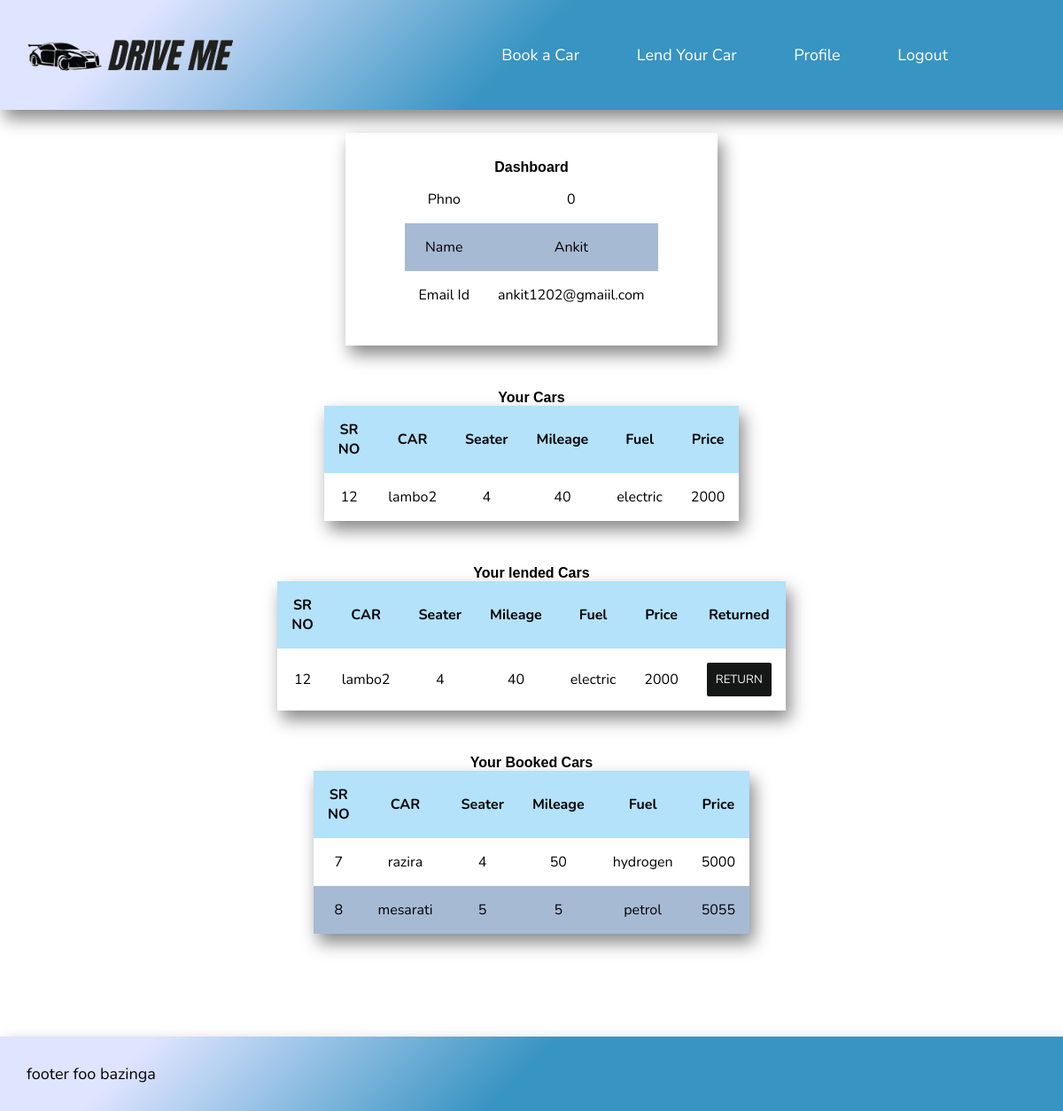
The app's page /profile (signed in) with its own data.
### tables this page shows
CREATE TABLE "users" (
	"phno"	INTEGER UNIQUE,
	"name"	TEXT,
	"password"	TEXT,
	"email"	TEXT,
	PRIMARY KEY("phno")
);

CREATE TABLE "cars" (
	"car_id"	INTEGER UNIQUE,
	"car_name"	TEXT,
	"owner_phno"	INTEGER,
	"seater"	INTEGER,
	"mileage"	NUMERIC,
	"fuel_type"	TEXT,
	"price"	NUMERIC,
	"available"	INTEGER,
	PRIMARY KEY("car_id" AUTOINCREMENT)
);

### driveMe/driveMe.py (the view)
@driveMe.route('/profile')
def profile():
    if "user" in session:
        conn = sqlite3.connect("database.db")
        cur = conn.cursor()
        phno = int(session["user"])
        data1 = []
        data2 = []
        data3 = []
        data4 = []
        try:
            data1 =cur.execute("SELECT car_id,car_name,seater,mileage,fuel_type,price  FROM cars WHERE owner_phno = {a}".format(a=phno)).fetchall()
            data2=cur.execute("SELECT phno,name,email FROM users WHERE phno={a}".format(a=phno)).fetchall()
        except:
            data1=[]
            data2 =[]
        try:
            car_id_lended=(cur.execute("SELECT car_id FROM transactions WHERE lender_id={a} AND returned=0".format(a=phno)).fetchall())
            for i in car_id_lended:
                data3.append(cur.execute("SELECT car_id,car_name,seater,mileage,fuel_type,price FROM cars WHERE car_id={a}".format(a=i[0])).fetchall())
        except:
            data3 = []
        try:
            car_id_borrowed=(cur.execute("SELECT car_id FROM transactions WHERE borrower_id={a} AND returned=0".format(a=phno)).fetchall())
            for i in car_id_borrowed:
                data4.append(cur.execute("SELECT car_id,car_name,seater,mileage,fuel_type,price FROM cars WHERE car_id={a}".format(a=i[0])).fetchall())
        except:
            data4 = []
        return render_template("profile.html", cars=data1,user=data2,lended_cars=data3,borrowed_cars=data4  )
    else:
        return redirect(url_for('auth.login'))

### driveMe/templates/profile.html (shortened to what this page needs)
<!DOCTYPE html>
<html lang="en">
<head>
    <link rel="stylesheet" href="{{url_for('static',filename='css/profile.css')}}">
</head>
<body>
    <header>
        <img src="{{url_for('static', filename='img/logo.png')}}"Company Logo"
        class="company-logo">
        <nav class="navbar">
            <ul>
                <li class="nav-link"><a href="/book">Book a Car</a></li>
                <li class="nav-link"><a href="{{url_for('driveMe.lend')}}">Lend Your Car</a></li>
                <li class="nav-link"><a href="/profile">Profile</li>
                <li style="color: rgb(44, 44, 165);"><a href="{{url_for('auth.logout')}}">Logout</a></li>
            </ul>
        </nav>
    </header>
    <div class="details">
        <table class = "dashboard">
            <caption>Dashboard</caption>
            <tbody>
                <tr>
                    <td>
                        Phno
                    </td>
                    <td>
                        {{user[0][0]}}
                    </td>
                </tr>
                <tr>
                    <td>
                        Name
                    </td>
                    <td>
                        {{user[0][1]}}
                    </td>
                </tr>
                <tr>
                   <td>
                    Email Id
                   </td>
                   <td>
                    {{user[0][2]}}
                   </td>
                </tr>
            </tbody>
        </table>
    </div>
    <div class="profile">
        <table class="sec1">
            <caption>Your Cars</caption>
            <tr style="background-color:rgb(179, 226, 250) ">
                <th>SR NO </th>
                <th>CAR</th>
                <th>Seater</th>
                <th>Mileage</th>
                <th>Fuel</th>
                <th>Price</th>
            </tr>
            <tbody>
                {% for data1 in cars %}
                <tr>
                    <td>{{data1[0]}}</td>
                    <td>{{data1[1]}}</td>
                    <td>{{data1[2]}}</td>
                    <td>{{data1[3]}}</td>
                    <td>{{data1[4]}}</td>
                    <td>{{data1[5]}}</td>
                </tr>
                {% endfor %}
            </tbody>
        </table>
        <table class="sec2">
            <caption>Your lended Cars</caption>
            <tr style="background-color:rgb(179, 226, 250) ">
                <th>SR NO </th>
                <th>CAR</th>
                <th>Seater</th>
                <th>Mileage</th>
                <th>Fuel</th>
                <th>Price</th>
                <th>Returned</th>
            </tr>
            <tbody>
                {% for data in lended_cars %}
                <tr>
                    <td>{{data[0][0]}}</td>
                    <td>{{data[0][1]}}</td>
                    <td>{{data[0][2]}}</td>
                    <td>{{data[0][3]}}</td>
                    <td>{{data[0][4]}}</td>
                    <td>{{data[0][5]}}</td>
                    <td>
                        <form action="{{url_for('driveMe.returned_button')}}" method='POST'>
                            <button type="submit" value="{{data[0][0]}}" name="car_id">RETURN</button>
                        </form>
                    </td>
                </tr>
                {% endfor %}
            </tbody>
        </table>
        <table class="sec3">
            <caption>Your Booked Cars</caption>
            <tr style="background-color:rgb(179, 226, 250) ">
                <th>SR NO </th>
                <th>CAR</th>
                <th>Seater</th>
                <th>Mileage</th>
                <th>Fuel</th>
                <th>Price</th>
            </tr>
            <tbody>
                {% for data in borrowed_cars %}
                <tr>
                    <td>{{data[0][0]}}</td>
                    <td>{{data[0][1]}}</td>
                    <td>{{data[0][2]}}</td>
                    <td>{{data[0][3]}}</td>
                    <td>{{data[0][4]}}</td>
                    <td>{{data[0][5]}}</td>
                </tr>
                {% endfor %}
            </tbody>
        </table>
    </div>
    <footer>
        <p>footer foo bazinga</p>
    </footer>
</body>
</html>

### static/css/profile.css (style rules this page uses)
* { font-family: 'Nunito', 'Roboto', sans-serif; margin: 0px; padding: 0px; }
button { display: inline-block; color:whitesmoke; width: auto; padding: 10px; text-align: center; background-color: rgb(21, 22, 22); border: none; border-radius: 2px; }
.company-logo { margin-right: auto; width: 20%; height: 20%; cursor: pointer; }
header { position: fixed; top:0; width: 100%; padding: 30px; display: flex; justify-content: space-between; align-items: center; font-size: large; background: rgb(56,148,194); background: linear-gradient(315deg, rgba(56,148,194,1) 53%, rgba(223,228,255,1) 87%); box-shadow: 5px 10px 18px #888888; }
nav { margin-right: 10%; }
header a, li { text-decoration: none; }
.navbar li { padding : 20px; display: inline-block; margin-right: 20px; }
.navbar li a { color: white; }
footer { position: fixed; bottom:0; width: 100%; padding: 30px; display: flex; justify-content: space-between; align-items: center; font-size: large; font-size: large; background: rgb(56,148,194); background: linear-gradient(315deg, rgba(56,148,194,1) 53%, rgba(223,228,255,1) 87%); box-shadow: 5px 10px 18px #888888; }
div.profile { display: flex; flex-direction: column; margin-top: 50px; margin-bottom: 200px; justify-content: center; align-items: center; gap: 50px; }
.details { margin-top: 150px; text-align: left; width: 30%; box-shadow: 5px 10px 18px #888888; padding: 30px; margin-left: auto; margin-right: auto; }
table.dashboard { margin-left: auto; margin-right: auto; }
.sec1 { width: 300px; order: 1; box-shadow: 5px 10px 18px #888888; }
.sec2 { width: 300px; order: 2; box-shadow: 5px 10px 18px #888888; }
.sec3 { width: 300px; order: 3; box-shadow: 5px 10px 18px #888888; }
caption { font: 1em sans-serif; font-weight: bold; }
table { border-collapse: collapse; border-spacing: 0; }
th, td { text-align: center; padding: 16px; }
tr:nth-child(even) { background-color: #a6bad4; }

### records on screen
users: phno "0", name "Ankit", email "ankit1202@gmaiil.com"
cars: car_id "12", car_name "lambo2", seater "4", mileage "40", fuel_type "electric", price "2000"
cars: car_id "7", car_name "razira", seater "4", mileage "50", fuel_type "hydrogen", price "5000"
cars: car_id "8", car_name "mesarati", seater "5", mileage "5", fuel_type "petrol", price "5055"
